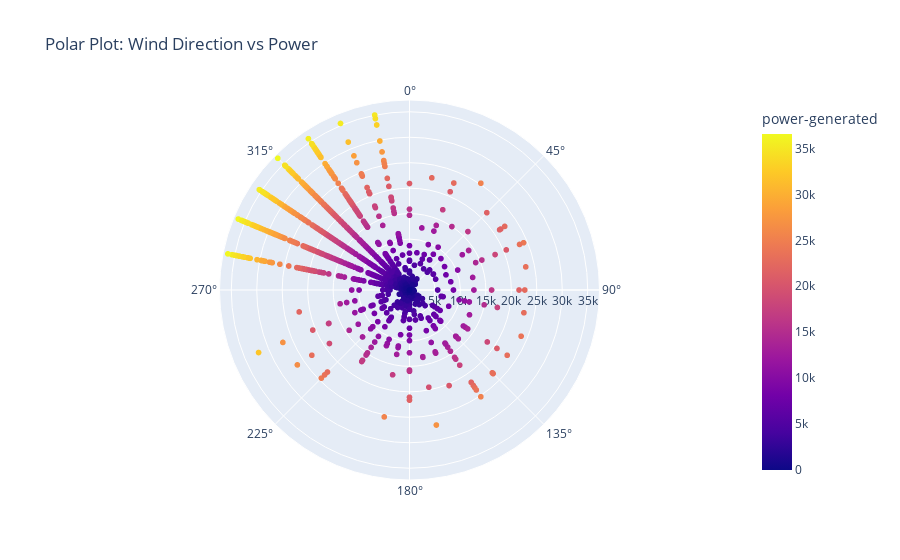

Notebook code cell kept with this figure:
### Code cell
# Let's try to understand how wind-direction effect power generation
# Line Plot of Power vs Distance to Solar Noon
import plotly.express as px

# Convert compass index (1–32) to degrees
df['wind-dir-deg'] = (df['wind-direction'] - 1) * 11.25

fig = px.scatter_polar(df,
                       r='power-generated',
                       theta='wind-dir-deg',
                       color='power-generated',
                       title='Polar Plot: Wind Direction vs Power')
fig.show()

### Figure 1 — Plotly figure (JSON) as saved in the notebook; plotly's stock layout.template omitted (floating-point values rounded to 4 significant figures; data arrays with more than 128 entries replaced by an {"elided": "..."} marker saying what was removed)
{"data": [{"hovertemplate": "power-generated=%{marker.color}<br>wind-dir-deg=%{theta}<extra></extra>", "legendgroup": "", "marker": {"color": {"elided": "2920 int values"}, "coloraxis": "coloraxis", "symbol": "circle"}, "mode": "markers", "name": "", "r": {"elided": "2920 int values"}, "showlegend": false, "subplot": "polar", "theta": {"elided": "2920 float values"}, "type": "scatterpolargl"}], "layout": {"coloraxis": {"colorbar": {"title": {"text": "power-generated"}}, "colorscale": [[0, "#0d0887"], [0.1111, "#46039f"], [0.2222, "#7201a8"], [0.3333, "#9c179e"], [0.4444, "#bd3786"], [0.5556, "#d8576b"], [0.6667, "#ed7953"], [0.7778, "#fb9f3a"], [0.8889, "#fdca26"], [1, "#f0f921"]]}, "legend": {"tracegroupgap": 0}, "polar": {"angularaxis": {"direction": "clockwise", "rotation": 90}, "domain": {"x": [0, 1], "y": [0, 1]}}, "title": {"text": "Polar Plot: Wind Direction vs Power"}}}
